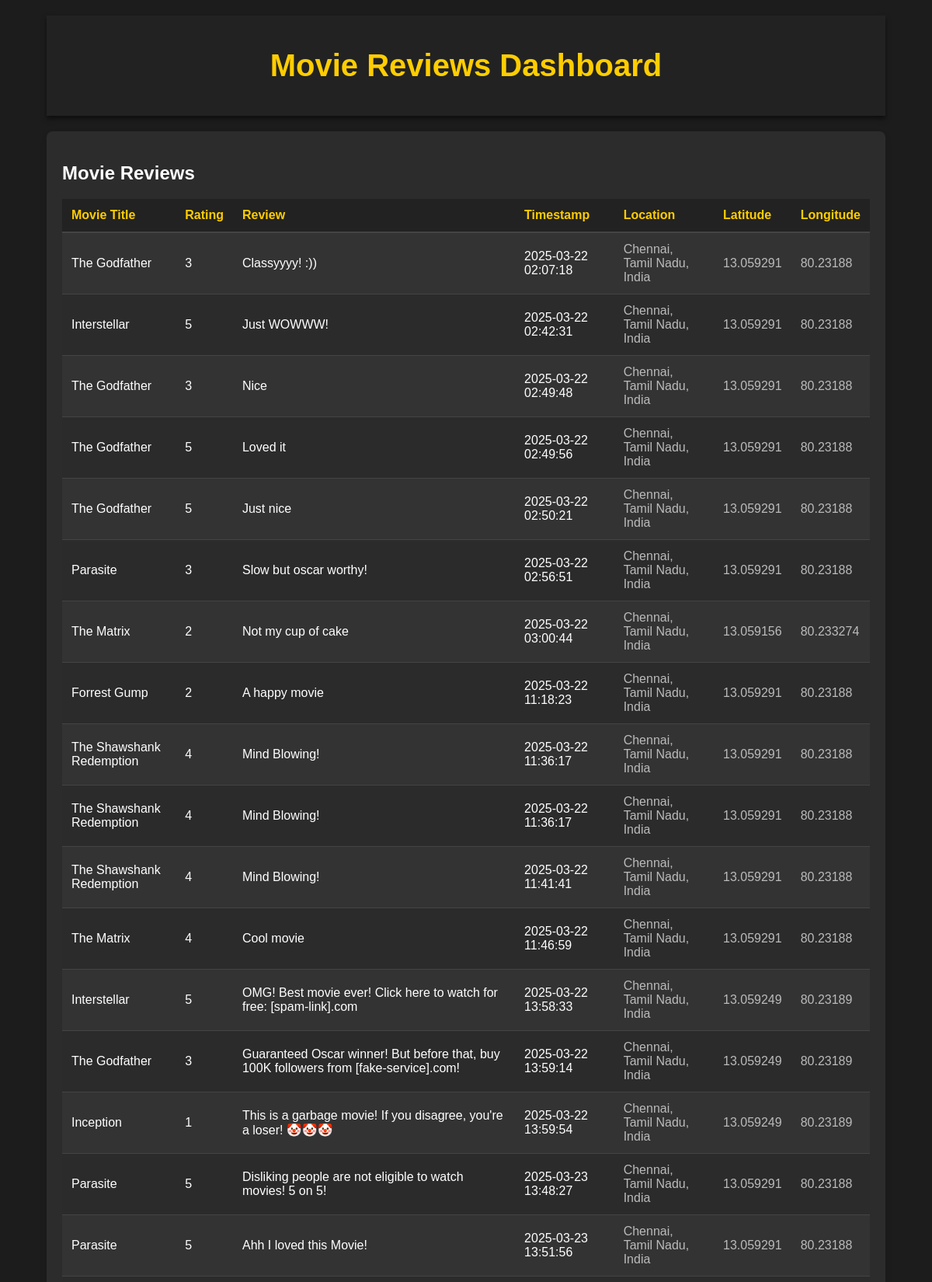
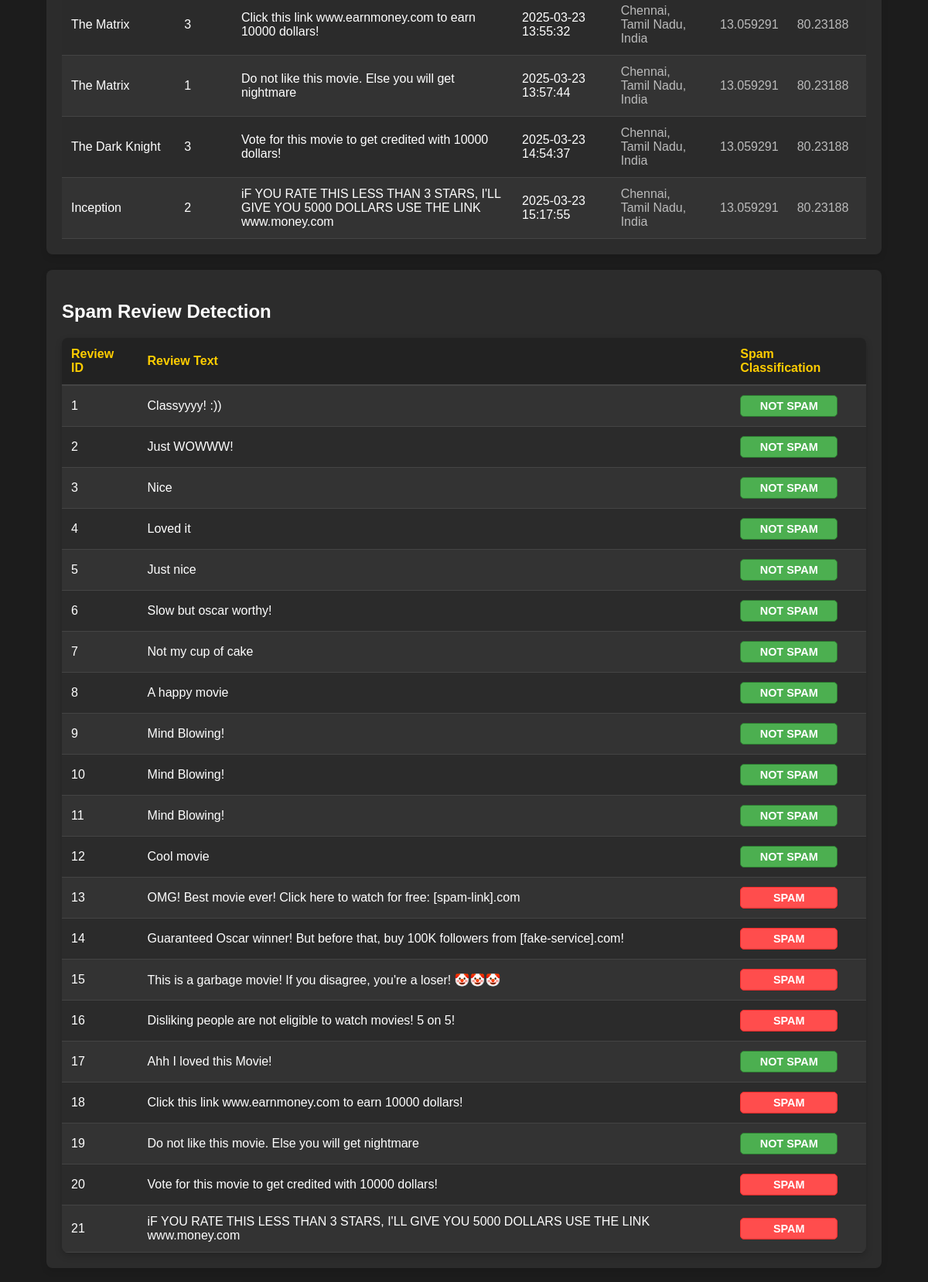
The page / (upper part) on the database its author committed (2 pictures, top to bottom).
### tables this page shows
CREATE TABLE reviews (
            id INTEGER PRIMARY KEY AUTOINCREMENT,
            movie_title TEXT NOT NULL,
            rating INTEGER NOT NULL,
            review TEXT NOT NULL,
            timestamp TEXT NOT NULL,
            latitude REAL,
            longitude REAL,
            district TEXT,
            state TEXT,
            nation TEXT,
            sentiment_score REAL DEFAULT 0.0,
            spam_label TEXT DEFAULT 'Unknown'
        );

### app.py (the view)
@app.route("/")
def index():
    conn_imdb = sqlite3.connect(DATABASE)
    cursor_imdb = conn_imdb.cursor()
    cursor_imdb.execute("""
        SELECT movie_title, rating, review, timestamp, district, state, nation, latitude, longitude, sentiment_score, spam_label
        FROM reviews
    """)
    reviews = cursor_imdb.fetchall()
    cursor_imdb.execute("""
        SELECT name, credibility_score, fame_longevity, engagement_quality, influence_score
        FROM influence_scores ORDER BY influence_score DESC
    """)
    rankings = cursor_imdb.fetchall()
    conn_imdb.close()
    conn_classify = sqlite3.connect("classify.db")
    cursor_classify = conn_classify.cursor()
    cursor_classify.execute("""
        SELECT review_id, review, spam_label FROM classified_reviews
    """)
    classified_reviews = cursor_classify.fetchall()
    conn_classify.close()
    return render_template("index.html", reviews=reviews, rankings=rankings, classified_reviews=classified_reviews)

### templates/index.html (shortened to what this page needs)
<!DOCTYPE html>
<html lang="en">
<head>
    <link rel="stylesheet" href="/static/style.css">
</head>
<body>
    <div class="container">
        <header class="header">
            <h1 class="title">Movie Reviews Dashboard</h1>
        </header>
        <div class="table-container">
            <h2>Movie Reviews</h2>
            <table class="review-table">
                <thead>
                    <tr>
                        <th>Movie Title</th>
                        <th>Rating</th>
                        <th>Review</th>
                        <th>Timestamp</th>
                        <th>Location</th>
                        <th>Latitude</th>
                        <th>Longitude</th>
                    </tr>
                </thead>
                <tbody>
                    {% for review in reviews %}
                    <tr>
                        <td>{{ review[0] }}</td>
                        <td>{{ review[1] }}</td>
                        <td>{{ review[2] }}</td>
                        <td>{{ review[3] }}</td>
                        <td>{{ review[4] }}, {{ review[5] }}, {{ review[6] }}</td>
                        <td>{{ review[7] }}</td>
                        <td>{{ review[8] }}</td>
                    </tr>
                    {% endfor %}
                </tbody>
            </table>
        </div>
<div class="table-container">
    <h2>Spam Review Detection</h2>
    <table class="spam-review-table">
        <thead>
            <tr>
                <th>Review ID</th>
                <th>Review Text</th>
                <th>Spam Classification</th>
            </tr>
        </thead>
        <tbody>
            {% for review in classified_reviews %}
            <tr>
                <td>{{ review[0] }}</td>
                <td>{{ review[1] }}</td>
                <td>
                    <span class="spam-label {% if review[2] == 'Spam' %}spam{% else %}not-spam{% endif %}">
                        {{ review[2] }}
                    </span>
                </td>
            </tr>
            {% endfor %}
        </tbody>
    </table>
</div>
</body>
</html>

### static/style.css (style rules this page uses)
body { font-family: 'Arial', sans-serif; background-color: #1c1c1c; margin: 0; padding: 0; color: #fff; }
.container { width: 90%; margin: 0 auto; padding: 20px; }
header { text-align: center; background-color: #222; padding: 15px 0; margin-bottom: 20px; box-shadow: 0 4px 6px rgba(0, 0, 0, 0.5); }
h1 { font-size: 2.5em; color: #ffcd00; font-weight: bold; }
.table-container, .ranking-table { margin-top: 20px; padding: 20px; background-color: #2c2c2c; border-radius: 8px; box-shadow: 0 4px 8px rgba(0, 0, 0, 0.1); }
.review-table, .ranking-table, .spam-review-table { width: 100%; border-collapse: collapse; font-size: 1em; color: #fff; }
.review-table th, .ranking-table th, .spam-review-table th { background-color: #222; color: #ffcd00; font-weight: bold; padding: 12px; text-align: left; border-bottom: 2px solid #444; }
.review-table td, .ranking-table td, .spam-review-table td { padding: 12px; border-bottom: 1px solid #444; background-color: #333; }
.review-table tr:nth-child(even) td, .ranking-table tr:nth-child(even) td, .spam-review-table tr:nth-child(even) td { background-color: #2b2b2b; }
.ranking-table td:last-child, .review-table td:nth-child(5), .review-table td:nth-child(6), .review-table td:nth-child(7) { color: #bbb; }
.spam-review-table { margin-top: 20px; background: #2c2c2c; border-radius: 8px; overflow: hidden; box-shadow: 0px 4px 10px rgba(0, 0, 0, 0.2); }
.spam-label { display: inline-block; padding: 5px 12px; font-weight: bold; border-radius: 5px; text-align: center; width: 100px; font-size: 0.9em; text-transform: uppercase; }
.spam-label.spam { background-color: #ff4d4d; color: white; border: 1px solid #ff2c2c; }
.spam-label.not-spam { background-color: #4CAF50; color: white; border: 1px solid #2e7d32; }

### rows shown on the page
reviews: movie_title "The Godfather", rating "3", review "Classyyyy! :))", timestamp "2025-03-22 02:07:18", district "Chennai", state "Tamil Nadu", nation "India", latitude "13.059291", longitude "80.23188", id "1", review "NOT SPAM"
reviews: movie_title "Interstellar", rating "5", review "Just WOWWW!", timestamp "2025-03-22 02:42:31", district "Chennai", state "Tamil Nadu", nation "India", latitude "13.059291", longitude "80.23188", id "2", review "NOT SPAM"
reviews: movie_title "The Godfather", rating "3", review "Nice", timestamp "2025-03-22 02:49:48", district "Chennai", state "Tamil Nadu", nation "India", latitude "13.059291", longitude "80.23188", review "3", review "NOT SPAM"
reviews: movie_title "The Godfather", rating "5", review "Loved it", timestamp "2025-03-22 02:49:56", district "Chennai", state "Tamil Nadu", nation "India", latitude "13.059291", longitude "80.23188", id "4", review "NOT SPAM"
reviews: movie_title "The Godfather", rating "5", review "Just nice", timestamp "2025-03-22 02:50:21", district "Chennai", state "Tamil Nadu", nation "India", latitude "13.059291", longitude "80.23188", review "5", review "NOT SPAM"
reviews: movie_title "Parasite", rating "3", review "Slow but oscar worthy!", timestamp "2025-03-22 02:56:51", district "Chennai", state "Tamil Nadu", nation "India", latitude "13.059291", longitude "80.23188", id "6", review "NOT SPAM"
reviews: movie_title "The Matrix", rating "2", review "Not my cup of cake", timestamp "2025-03-22 03:00:44", district "Chennai", state "Tamil Nadu", nation "India", latitude "13.059156", longitude "80.233274", id "7", review "NOT SPAM"
reviews: movie_title "Forrest Gump", rating "2", review "A happy movie", timestamp "2025-03-22 11:18:23", district "Chennai", state "Tamil Nadu", nation "India", latitude "13.059291", longitude "80.23188", id "8", review "NOT SPAM"
reviews: movie_title "The Shawshank Redemption", rating "4", review "Mind Blowing!", timestamp "2025-03-22 11:36:17", district "Chennai", state "Tamil Nadu", nation "India", latitude "13.059291", longitude "80.23188"
reviews: movie_title "The Shawshank Redemption", rating "4", review "Mind Blowing!", timestamp "2025-03-22 11:36:17", district "Chennai", state "Tamil Nadu", nation "India", latitude "13.059291", longitude "80.23188"
reviews: movie_title "The Shawshank Redemption", rating "4", review "Mind Blowing!", timestamp "2025-03-22 11:41:41", district "Chennai", state "Tamil Nadu", nation "India", latitude "13.059291", longitude "80.23188"
reviews: movie_title "The Matrix", rating "4", review "Cool movie", timestamp "2025-03-22 11:46:59", district "Chennai", state "Tamil Nadu", nation "India", latitude "13.059291", longitude "80.23188", id "12", review "NOT SPAM"
reviews: movie_title "Interstellar", rating "5", review "OMG! Best movie ever! Click here to watch for free: [spam-link].com", timestamp "2025-03-22 13:58:33", district "Chennai", state "Tamil Nadu", nation "India", latitude "13.059249", longitude "80.23189", id "13", review "SPAM"
reviews: movie_title "The Godfather", rating "3", review "Guaranteed Oscar winner! But before that, buy 100K followers from [fake-service].com!", timestamp "2025-03-22 13:59:14", district "Chennai", state "Tamil Nadu", nation "India", latitude "13.059249", longitude "80.23189", id "14", review "SPAM"
reviews: movie_title "Inception", rating "1", review "This is a garbage movie! If you disagree, you're a loser! 🤡🤡🤡", timestamp "2025-03-22 13:59:54", district "Chennai", state "Tamil Nadu", nation "India", latitude "13.059249", longitude "80.23189", id "15", review "SPAM"
reviews: movie_title "Parasite", rating "5", review "Disliking people are not eligible to watch movies! 5 on 5!", timestamp "2025-03-23 13:48:27", district "Chennai", state "Tamil Nadu", nation "India", latitude "13.059291", longitude "80.23188", id "16", review "SPAM"
reviews: movie_title "Parasite", rating "5", review "Ahh I loved this Movie!", timestamp "2025-03-23 13:51:56", district "Chennai", state "Tamil Nadu", nation "India", latitude "13.059291", longitude "80.23188", id "17", review "NOT SPAM"
reviews: movie_title "The Matrix", rating "3", review "Click this link www.earnmoney.com to earn 10000 dollars!", timestamp "2025-03-23 13:55:32", district "Chennai", state "Tamil Nadu", nation "India", latitude "13.059291", longitude "80.23188", id "18", review "SPAM"
reviews: movie_title "The Matrix", rating "1", review "Do not like this movie. Else you will get nightmare", timestamp "2025-03-23 13:57:44", district "Chennai", state "Tamil Nadu", nation "India", latitude "13.059291", longitude "80.23188", id "19", review "NOT SPAM"
reviews: movie_title "The Dark Knight", rating "3", review "Vote for this movie to get credited with 10000 dollars!", timestamp "2025-03-23 14:54:37", district "Chennai", state "Tamil Nadu", nation "India", latitude "13.059291", longitude "80.23188", id "20", review "SPAM"
reviews: movie_title "Inception", rating "2", review "iF YOU RATE THIS LESS THAN 3 STARS, I'LL GIVE YOU 5000 DOLLARS USE THE LINK www.money.com", timestamp "2025-03-23 15:17:55", district "Chennai", state "Tamil Nadu", nation "India", latitude "13.059291", longitude "80.23188", id "21", review "SPAM"

### other values the page prints
{{ review[0] }} "9" "10" "11"
{{ review[1] }} "Mind Blowing!" "Mind Blowing!" "Mind Blowing!"
{{ review[2] }} "NOT SPAM" "NOT SPAM" "NOT SPAM"
